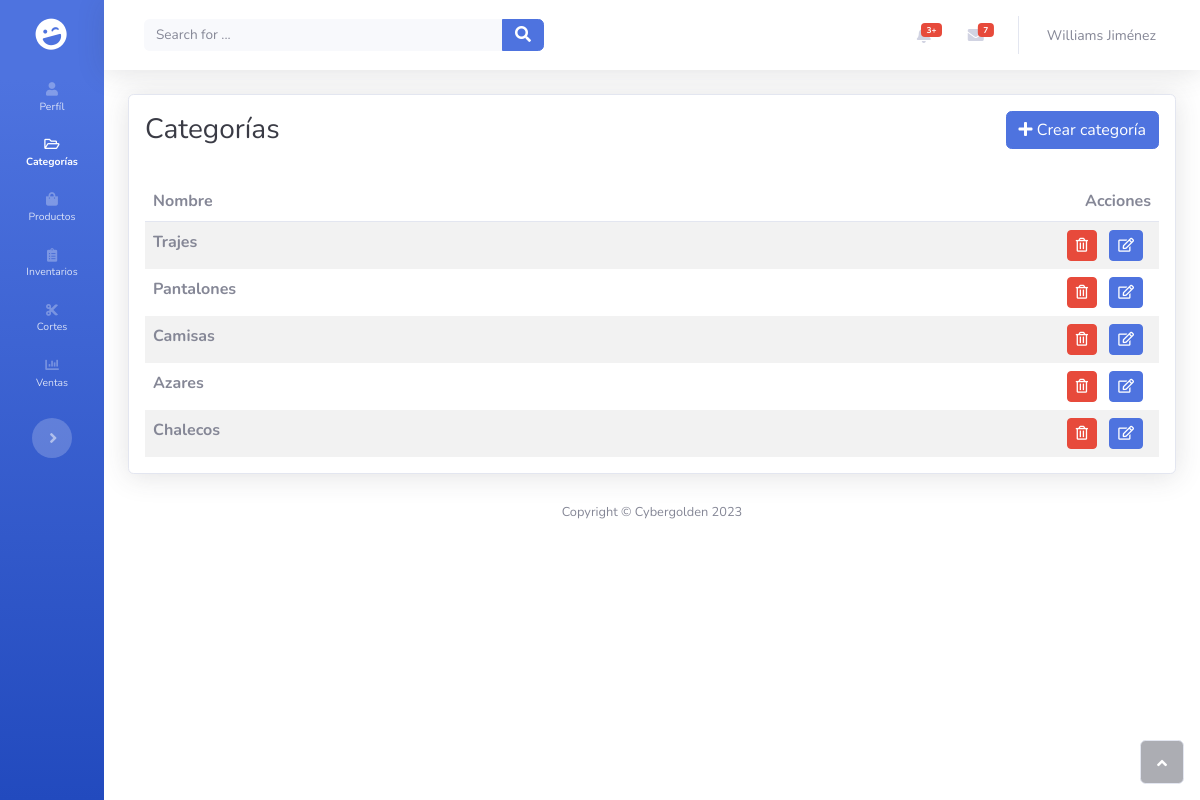
/products/categories/ (signed in), run on the app's committed database.
### products/models.py (models this page shows, shortened)
class Category(models.Model):
    name = models.CharField(max_length=100, unique=True, blank=False, null=False)
    created_at = models.DateTimeField(auto_now_add=True)
    updated_at = models.DateTimeField(auto_now=True)

### products/views.py (the view)
# urls.py: path('categories/', views.categories, name='categories'),
@login_required
def categories(request):
    if request.method == 'GET':
        categories = Category.objects.all()
        for category in categories:
            category.name = category.name.capitalize()
        return render(request, 'products/categories.html', {
            'categories': categories,
            'is_staff': request.user.employee.position in STAFF,
        })

### products/templates/products/categories.html (shortened to what this page needs)
{% extends 'users/layout.html' %} {% load static %} {% block extend_head %}
<link rel="stylesheet" href="{% static 'users/assets/css/layout.css' %}" />
<link rel="stylesheet" href="{% static 'products/css/categories.css' %}" />
{% endblock %} {% block content %} {% csrf_token %}
<div class="container-fluid">
  <div id="show-categories-container">
    <div class="card shadow">
      <div class="card-body">
        <div class="d-flex justify-content-between align-items-center mb-4">
          <h3 class="text-dark mb-0">Categorías</h3>
          {% if is_staff %}
            <a
              href="{% url 'products:create_category' %}"
              id="create-category-btn"
              class="btn btn-primary"
              type="button"
              ><i class="fas fa-plus"></i>&nbsp;Crear categoría</a
            >
          {% endif %}
        </div>
        <div
          class="table-responsive category-table"
          id="dataTable-1"
          role="grid"
          aria-describedby="dataTable_info"
        >
          <table class="table my-0 table-striped table-hover" id="dataTable">
            <thead>
              {% if categories %}
              <tr>
                <th scope="col">Nombre</th>
                {% if is_staff %}
                  <th class="text-end" scope="col">Acciones</th>
                {% endif %}
              </tr>
              {% endif %}
            </thead>
            <tbody class="categories-table">
              {% if categories %}
                {% for category in categories %}
                  {% if loop.last %}
                    <tr class="hoverable-row last-row">
                      <td class="category-name">{{ category.name }}</td>
                      {% if is_staff %}
                        <td class="text-end">
                          <button
                            class="btn btn-danger btn-sm delete-category-btn"
                            data-id="{{ category.id }}"
                            data-name="{{ category.name }}"
                            type="button"
                          >
                            <i
                              class="far fa-trash-alt"
                              data-id="{{ category.id }}"
                              data-name="{{ category.name }}"
                            ></i>
                          </button>
                          <button
                            class="btn btn-primary btn-sm update-category-btn"
                            data-id="{{ category.id }}"
                            data-name="{{ category.name }}"
                            type="button"
                          >
                            <i
                              class="far fa-edit"
                              data-id="{{ category.id }}"
                              data-name="{{ category.name }}"
                            ></i>
                          </button>
                        </td>
                      {% endif %}
                    </tr>
                  {% else %}
                    <tr class="hoverable-row">
                      <td class="category-name">{{ category.name }}</td>
                      {% if is_staff %}
                        <td class="text-end">
                          <button
                            class="btn btn-danger btn-sm delete-category-btn"
                            data-id="{{ category.id }}"
                            data-name="{{ category.name }}"
                            type="button"
                          >
                            <i
                              class="far fa-trash-alt"
                              data-id="{{ category.id }}"
                              data-name="{{ category.name }}"
                            ></i>
                          </button>
                          <a
                            href="{% url 'products:update_category' category.id %}"
                            class="btn btn-primary btn-sm update-category-btn"
                            data-id="{{ category.id }}"
                            data-name="{{ category.name }}"
                            type="button"
                            ><i
                              class="far fa-edit"
                              data-id="{{ category.id }}"
                              data-name="{{ category.name }}"
                            ></i
                          ></a>
                        </td>
                      {% endif %}
                    </tr>
                  {% endif %}
                {% endfor %}
              {% else %}
                <tr>
                  <td colspan="2" class="text-center">
                    No hay categorías para mostrar.
                  </td>
                </tr>
              {% endif %}
            </tbody>
          </table>
        </div>
      </div>
    </div>
  </div>
</div>
{% endblock %}

### users/templates/users/layout.html (shortened to what this page needs)
{% load static %}
<!DOCTYPE html>
<html lang="en">
  <head>
    <link rel="stylesheet" href="{% static 'users/assets/bootstrap/css/bootstrap.min.css' %}">
    <link rel="stylesheet" href="{% static 'users/assets/fonts/fontawesome-all.min.css' %}">
    <link rel="stylesheet" href="https://cdn.jsdelivr.net/npm/sweetalert2@10.16.6/dist/sweetalert2.min.css">
    {% block extend_head %}
    {% endblock %}
  </head>
  <body id="page-top" class="sidebar-toggled">
    <div id="wrapper">
      <nav class="navbar navbar-dark align-items-start sidebar sidebar-dark accordion bg-gradient-primary p-0 toggled">
        <div class="container-fluid d-flex flex-column p-0">
          <a
            class="navbar-brand d-flex justify-content-center align-items-center sidebar-brand m-0"
            href="#"
          >
            <div class="sidebar-brand-icon rotate-n-15">
              <i class="fas fa-laugh-wink"></i>
            </div>
          </a>
          <ul class="navbar-nav text-light" id="accordionSidebar">
            <li class="nav-item">
              <a id="nav-link-profile" class="nav-link active" href="{% url 'users:profile' %}"
                ><i class="fas fa-user"></i><span>Perfíl</span></a
              >
            </li>
            <li class="nav-item">
              <a id="nav-link-categories" class="nav-link" href="{% url 'products:categories' %}"
                ><i class="far fa-folder-open"></i><span>Categorías</span></a
              >
            </li>
            <li class="nav-item">
              <a id="nav-link-products" class="nav-link" href="{% url 'products:products' %}"
                ><i class="fas fa-shopping-bag"></i><span>Productos</span></a
              >
            </li>
            <li class="nav-item">
              <a id="nav-link-inventory" class="nav-link" href="{% url 'products:inventory' %}">
                <i class="fas fa-clipboard-list"></i><span>Inventarios</span>
              </a>
            </li>
            <li class="nav-item">
              <a id="nav-link-cuts" class="nav-link" href="{% url 'maquila:cuts' %}">
                <i class="fas fa-cut"></i>
                <span>Cortes</span>
              </a>
            </li>
            <li class="nav-item">
              <a id="nav-link-sales" class="nav-link" href="#">
                <i class="fas fa-chart-bar"></i>
                <span>Ventas</span>
              </a>
            </li>
          </ul>
          <div class="text-center d-none d-md-inline">
            <button
              class="btn rounded-circle border-0"
              id="sidebarToggle"
              type="button"
            ></button>
          </div>
        </div>
      </nav>
      <div id="content">
        <nav class="navbar navbar-light navbar-expand bg-white shadow mb-4 topbar static-top">
          <div class="container-fluid">
            <form
              class="d-none d-sm-inline-block me-auto ms-md-3 my-2 my-md-0 mw-100 navbar-search"
            >
              <div class="input-group">
                <input
                  class="bg-light form-control border-0 small"
                  type="text"
                  placeholder="Search for ..."
                /><button class="btn btn-primary py-0" type="button">
                  <i class="fas fa-search"></i>
                </button>
              </div>
            </form>
            <ul class="navbar-nav flex-nowrap ms-auto">
              <li class="nav-item dropdown no-arrow mx-1">
                <div class="nav-item dropdown no-arrow">
                  <a
                    class="dropdown-toggle nav-link"
                    aria-expanded="false"
                    data-bs-toggle="dropdown"
                    href="#"
                    ><span class="badge bg-danger badge-counter">3+</span
                    ></a>
                </div>
              </li>
              <li class="nav-item dropdown no-arrow mx-1">
                <div class="nav-item dropdown no-arrow">
                  <a
                    class="dropdown-toggle nav-link"
                    aria-expanded="false"
                    data-bs-toggle="dropdown"
                    href="#"
                    ><span class="badge bg-danger badge-counter">7</span
                    ><i class="fas fa-envelope fa-fw"></i
                  ></a>
                </div>
              </li>
              <li class="nav-item dropdown no-arrow">
                <div class="nav-item dropdown no-arrow">
                  <a
                    class="dropdown-toggle nav-link"
                    aria-expanded="false"
                    data-bs-toggle="dropdown"
                    href="#"
                    ><span class="d-none d-lg-inline me-2 text-gray-600 small"
                      >{{ user.first_name }} {{ user.last_name }}</span
                    ></a>
                </div>
              </li>
            </ul>
          </div>
        </nav>
        {% block content %}
        {% endblock %}
        <footer class="bg-white sticky-footer">
          <div class="container my-auto">
              <div class="text-center my-auto copyright"><span>Copyright © Cybergolden 2023</span></div>
          </div>
        </footer>
        </div><a class="border rounded d-inline scroll-to-top" href="#page-top"><i class="fas fa-angle-up"></i></a>
      </div>
  </body>
</html>

### users/static/users/assets/css/layout.css (style rules this page uses)
#content { width: 100%; }

### products/static/products/css/categories.css (style rules this page uses)
.category-table { margin-top: 2rem; }
.category-name { font-weight: bold; }
.delete-category-btn, .update-category-btn, .view-category-btn { margin-right: 0.5rem; }
.hoverable-row { cursor: pointer; }
.categories-table:last-child td { border-bottom: none !important; }

### data on the page
Category: name "Trajes"
Category: name "Pantalones"
Category: name "Camisas"
Category: name "Azares"
Category: name "Chalecos"

### other printed values
{{ user.first_name }} "Williams"
{{ user.last_name }} "Jiménez"
